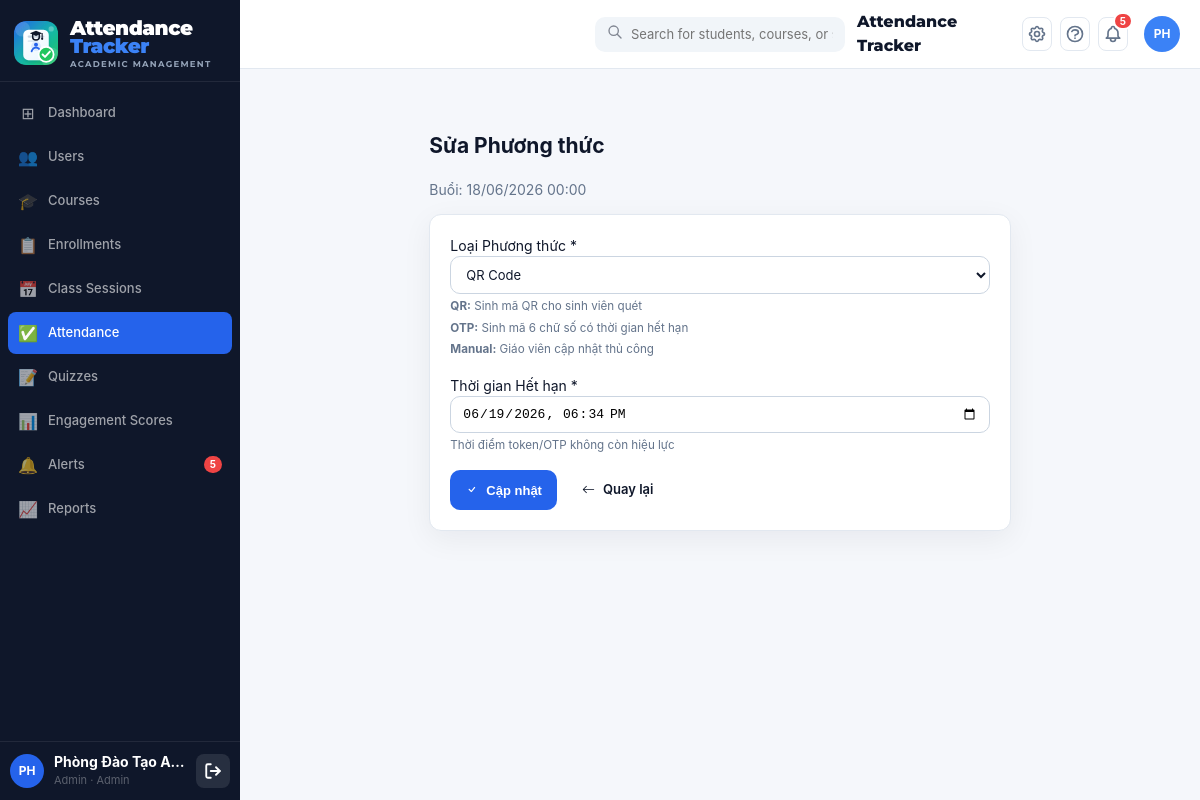
Page /public/teacher/attendance/methods_form.php?session_id=4&id=5 (signed in) on the committed database.
### tables this page shows
CREATE TABLE IF NOT EXISTS `class_sessions` (
    `id`           INT UNSIGNED NOT NULL AUTO_INCREMENT,
    `course_id`    INT UNSIGNED NOT NULL,
    `teacher_id`   INT UNSIGNED NOT NULL,
    `session_date` DATE         NOT NULL,
    `start_time`   TIME         NOT NULL,
    `end_time`     TIME         NOT NULL,
    `title`        VARCHAR(200) DEFAULT NULL,
    `description`  TEXT         DEFAULT NULL,
    `location`     VARCHAR(100) DEFAULT NULL,
    `status`       ENUM('upcoming','active','ended') NOT NULL DEFAULT 'upcoming',
    `notes`        TEXT         DEFAULT NULL,
    `created_at`   DATETIME     NOT NULL DEFAULT CURRENT_TIMESTAMP,
    `updated_at`   DATETIME     NOT NULL DEFAULT CURRENT_TIMESTAMP ON UPDATE CURRENT_TIMESTAMP,
    PRIMARY KEY (`id`),
    INDEX `idx_cs_course`  (`course_id`),
    INDEX `idx_cs_date`    (`session_date`),
    INDEX `idx_cs_status`  (`status`),
    CONSTRAINT `fk_cs_course`   FOREIGN KEY (`course_id`)  REFERENCES `courses`(`id`) ON DELETE CASCADE,
    CONSTRAINT `fk_cs_teacher`  FOREIGN KEY (`teacher_id`) REFERENCES `users`(`id`)
);

CREATE TABLE IF NOT EXISTS `attendance_methods` (
    `id`          INT UNSIGNED NOT NULL AUTO_INCREMENT,
    `session_id`  INT UNSIGNED NOT NULL,
    `method_type` ENUM('qr','otp','manual') NOT NULL,
    `token`       VARCHAR(128) DEFAULT NULL COMMENT 'QR token hoặc OTP code',
    `expires_at`  DATETIME     DEFAULT NULL COMMENT 'Thời gian hết hạn – NULL nếu manual',
    `is_active`   TINYINT(1)   NOT NULL DEFAULT 1,
    `created_at`  DATETIME     NOT NULL DEFAULT CURRENT_TIMESTAMP,
    PRIMARY KEY (`id`),
    INDEX `idx_am_session` (`session_id`),
    INDEX `idx_am_token`   (`token`),
    INDEX `idx_am_active`  (`is_active`),
    CONSTRAINT `fk_am_session` FOREIGN KEY (`session_id`) REFERENCES `class_sessions`(`id`) ON DELETE CASCADE
);

### controllers/AttendanceController.php (called while the page is built, shortened)
<?php
require_once APP_ROOT . '/config/Database.php';
require_once APP_ROOT . '/models/AttendanceMethodModel.php';
class AttendanceController
{
    private PDO $db;
    private AttendanceMethodModel $methodModel;
    public function __construct()
    {
        $this->db = Database::getInstance()->getConnection();
        $this->methodModel = new AttendanceMethodModel();
    }
    public function methodsForm(): void
    {
        $method = null;
        $sessionId = (int) ($_GET['session_id'] ?? $_POST['session_id'] ?? 0);
        $methodId = (int) ($_GET['id'] ?? $_POST['id'] ?? 0);
        $session = $this->getSessionInfo($sessionId);
        if ($methodId) {
            $method = $this->methodModel->getById($methodId);
        }
        require_once APP_ROOT . '/views/teacher/attendance/methods_form.php';
    }
    private function getSessionInfo(int $sessionId): ?array
    {
        $stmt = $this->db->prepare(
            'SELECT cs.id, cs.session_date, cs.start_time, cs.end_time, cs.title, cs.status,
                    c.course_code, c.course_name
             FROM class_sessions cs
             JOIN courses c ON cs.course_id = c.id
             WHERE cs.id = ?'
        );
        $stmt->execute([$sessionId]);
        return $stmt->fetch() ?: null;
    }
}

### public/teacher/attendance/methods_form.php (called while the page is built, shortened)
<?php
require_once APP_ROOT . '/controllers/AttendanceController.php';
$controller = new AttendanceController();
$controller->methodsForm();

### config/database.php (called while the page is built, shortened)
<?php
class Database
{
    private static ?Database $instance = null;
    private PDO $pdo;
    private function __construct()
    {
        $dsn = sprintf(
            'mysql:host=%s;port=%s;dbname=%s;charset=%s',
            DB_HOST, DB_PORT, DB_NAME, DB_CHARSET
        );
        $options = [
            PDO::ATTR_ERRMODE            => PDO::ERRMODE_EXCEPTION,
            PDO::ATTR_DEFAULT_FETCH_MODE => PDO::FETCH_ASSOC,
            PDO::ATTR_EMULATE_PREPARES   => false,
        ];
        try {
            $this->pdo = new PDO($dsn, DB_USER, DB_PASS, $options);
        } catch (PDOException $e) {
            if (APP_ENV === 'development') {
                die('<h3 style="color:red">Database Error: ' . $e->getMessage() . '</h3>');
            } else {
                die('<h3>Lỗi hệ thống. Vui lòng thử lại sau.</h3>');
            }
        }
    }
    public static function getInstance(): Database
    {
        if (self::$instance === null) {
            self::$instance = new self();
        }
        return self::$instance;
    }
    public function getConnection(): PDO
    {
        return $this->pdo;
    }
}

### models/AttendanceMethodModel.php (called while the page is built, shortened)
<?php
require_once APP_ROOT . '/config/Database.php';
class AttendanceMethodModel
{
    private PDO $db;
    public function __construct()
    {
        $this->db = Database::getInstance()->getConnection();
    }
    public function getById(int $id): ?array
    {
        $stmt = $this->db->prepare(
            'SELECT id, session_id, method_type, token, expires_at, is_active, created_at
             FROM attendance_methods WHERE id = ? LIMIT 1'
        );
        $stmt->execute([$id]);
        $result = $stmt->fetch();
        return $result ?: null;
    }
}

### views/teacher/attendance/methods_form.php (the view, shortened to what this page needs)
<?php
require_once APP_ROOT . '/views/layouts/header.php';
?>
<div class="container mt-4">
    <div class="row justify-content-center">
        <div class="col-md-8">
            <h2><?php echo $methodId ? 'Sửa Phương thức' : 'Tạo Phương thức Điểm danh'; ?></h2>
            <p class="text-muted">Buổi: <?php echo date('d/m/Y H:i', strtotime($session['session_date'] . ' ' . $session['start_time'])); ?></p>
            <div class="card">
                <div class="card-body">
                    <form method="POST">
                        <div class="mb-3">
                            <label for="method_type" class="form-label">Loại Phương thức *</label>
                            <select name="method_type" id="method_type" class="form-select" required onchange="updateExpiryVisibility()">
                                <option value="qr" <?php echo ($method && $method['method_type'] === 'qr') ? 'selected' : ''; ?>>QR Code</option>
                            </select>
                            <small class="text-muted d-block mt-2">
                                <strong>QR:</strong> Sinh mã QR cho sinh viên quét<br>
                                <strong>OTP:</strong> Sinh mã 6 chữ số có thời gian hết hạn<br>
                                <strong>Manual:</strong> Giáo viên cập nhật thủ công
                            </small>
                        </div>
                        <div class="mb-3" id="expiry_section" style="display: none;">
                            <label for="expires_at" class="form-label">Thời gian Hết hạn *</label>
                            <input type="datetime-local" name="expires_at" id="expires_at" class="form-control"
                                   value="<?php echo $method && $method['expires_at'] ? date('Y-m-d\TH:i', strtotime($method['expires_at'])) : ''; ?>">
                            <small class="text-muted d-block mt-2">
                                Thời điểm token/OTP không còn hiệu lực
                            </small>
                        </div>
                        <div class="d-flex gap-2">
                            <button type="submit" class="btn btn-primary">
                                <i class="bi bi-check"></i> <?php echo $methodId ? 'Cập nhật' : 'Tạo'; ?>
                            </button>
                            <a href="<?php echo APP_URL; ?>/teacher/attendance/methods_list.php?session_id=<?php echo $session['id']; ?>" class="btn btn-secondary">
                                <i class="bi bi-arrow-left"></i> Quay lại
                            </a>
                        </div>
                    </form>
                </div>
            </div>
        </div>
    </div>
</div>
<?php require_once APP_ROOT . '/views/layouts/footer.php'; ?>

### public/assets/css/style.css (style rules this page uses)
:root { --primary: #2563eb; --primary-dark: #1d4ed8; --primary-soft: #eff6ff; --sidebar-bg: #0f172a; --text: #0f172a; --text-muted: #64748b; --line: #e2e8f0; --bg: #f5f7fb; --card: #ffffff; --success: #10b981; --warning: #f59e0b; --danger: #ef4444; --radius: 12px; --shadow: 0 8px 30px rgba(15, 23, 42, 0.06); }
*, *::before, *::after { box-sizing: border-box; }
body { margin: 0; font-family: "Inter", "Segoe UI", system-ui, sans-serif; background: var(--bg); color: var(--text); font-size: 14px; line-height: 1.5; }
a { color: inherit; }
.card { background: var(--card); border: 1px solid var(--line); border-radius: var(--radius); box-shadow: var(--shadow); }
.card-body { padding: 20px; }
.btn { display: inline-flex; align-items: center; justify-content: center; gap: 8px; border-radius: 10px; border: 1px solid transparent; padding: 9px 14px; cursor: pointer; text-decoration: none; font-weight: 600; font-size: 13px; transition: all 0.18s ease; }
.container { width: 100%; max-width: 1140px; margin: 0 auto; padding: 0 18px; }
.row { display: flex; flex-wrap: wrap; margin: 0 -12px; }
.col-12, .col-md-4, .col-md-6, .col-md-8 { padding: 0 12px; }
.col-md-8 { width: 66.6666%; }
.d-flex { display: flex; }
.justify-content-center { justify-content: center; }
.gap-2 { gap: 10px; }
.mb-3 { margin-bottom: 16px; }
.mt-4 { margin-top: 24px; }
.text-muted { color: var(--text-muted); }
.form-select, .form-control { width: 100%; border: 1px solid #cbd5e1; border-radius: 10px; padding: 9px 11px; font-size: 13px; background: #fff; transition: border-color 0.18s ease, box-shadow 0.18s ease; }
.btn-primary { background: var(--primary); color: #fff; }
input[type="text"], input[type="email"], input[type="password"], input[type="date"], input[type="time"], input[type="number"], select, textarea { width: 100%; border: 1px solid #cbd5e1; border-radius: 10px; padding: 9px 11px; outline: none; font-size: 13px; font-family: inherit; color: #0f172a; background: #fff; transition: border-color 0.18s ease, box-shadow 0.18s ease; }

### rows in the picture
class_sessions: session_date+start_time "18/06/2026 00:00"
attendance_methods: method_type "QR Code", expires_at "06/19/2026 18:34"

### other values in the picture
$item['icon'] "⊞"
$item['label'] "Dashboard"
$item['icon'] "👥"
$item['label'] "Users"
$item['icon'] "🎓"
$item['label'] "Courses"
$item['icon'] "📋"
$item['label'] "Enrollments"
$item['icon'] "📅"
$item['label'] "Class Sessions"
$item['icon'] "✅"
$item['label'] "Attendance"
$item['icon'] "📝"
$item['label'] "Quizzes"
$item['icon'] "📊"
